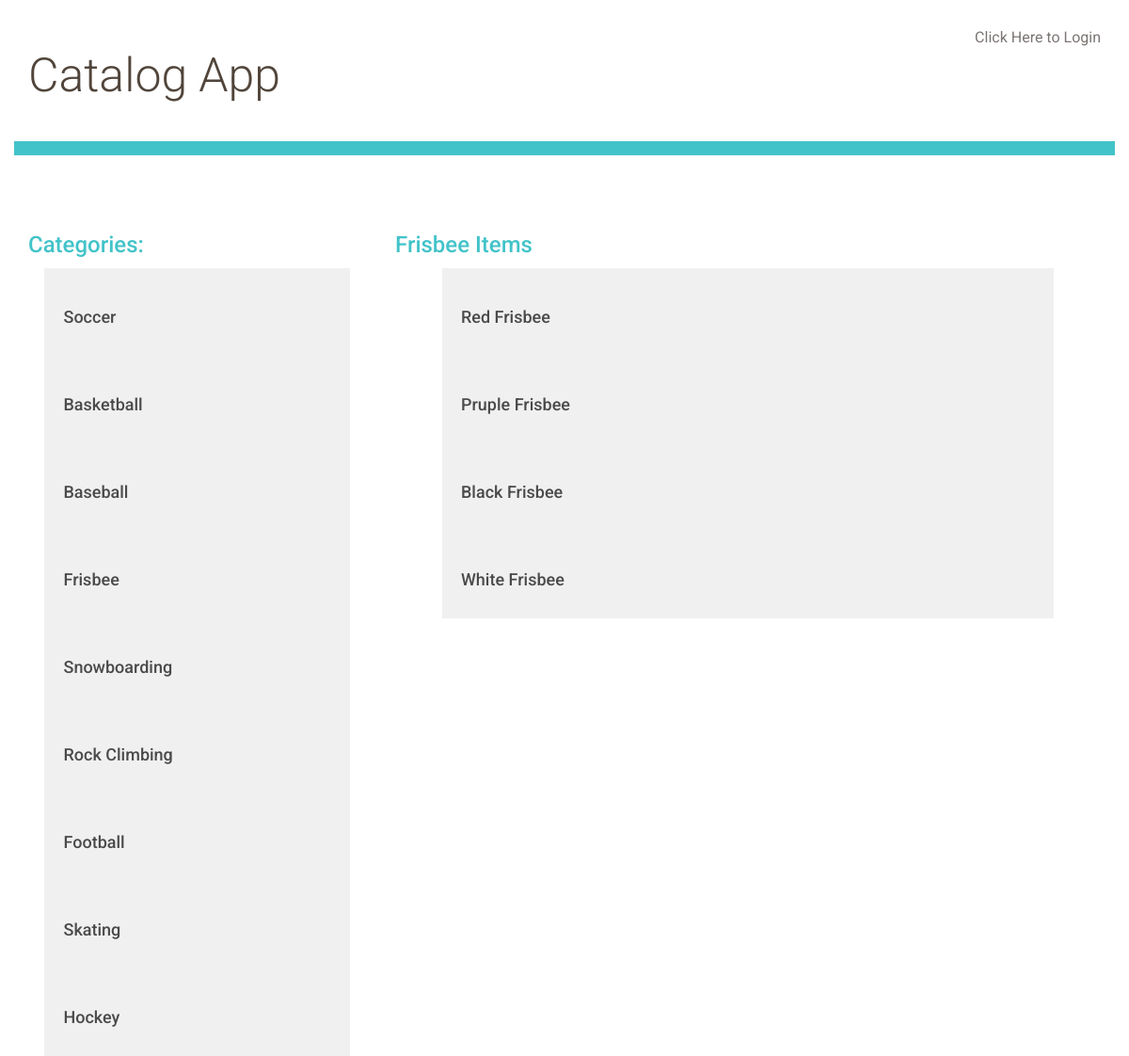
The page /category/4/items/ on the database its author committed.
### database_setup.py (models this page shows, shortened)
class Category(Base):
    __tablename__ = 'category'
    id = Column(Integer, primary_key=True)
    name = Column(String(250), nullable=False)

class Item(Base):
    __tablename__ = 'item'
    id = Column(Integer, primary_key=True)
    title = Column(String(80), nullable=False)
    description = Column(String(250))
    category_id = Column(Integer, ForeignKey('category.id'))
    category = relationship(Category)
    user_id = Column(Integer, ForeignKey('user.id'))
    user = relationship(User)

### project.py (the view)
@app.route('/category/<int:category_id>/')
@app.route('/category/<int:category_id>/items/')
def showCategory(category_id):
    categories = getAllCategories()
    category = session.query(Category).filter_by(id=category_id).one()
    items = session.query(Item).filter_by(category_id=category_id).all()
    return render_template('category.html', categories = categories, items=items, category=category)

### project.py (called while the page is built)
def getAllCategories():
    categories = session.query(Category).all()
    return categories

### templates/category.html (shortened to what this page needs)
{% extends "main.html" %}
{% block content %}
{% include "header.html" %}
<div class="row">
	<div class="col-md-4">
		{% include 'categories.html' %}
	</div>
	<div class="col-md-8">
		<h2>{{ category.name }} Items</h2>
		{% for item in items %}
		<a href="{{url_for('showItem', item_id = item.id)}}">
			<div class="row">
				<div class="col-md-1"></div>
					<div class="col-md-10 restaurant-list">
						<h3>{{item.title}}</h3>
					</div>
				<div class="col-md-1"></div>
			</div>
		</a>
		{% endfor %}
	</div>
</div>
{% endblock %}

### templates/categories.html
<h2>Categories:</h2>
{% for category in categories %}
<a href="{{url_for('showCategory', category_id = category.id)}}">
	<div class="row">
		<div class="col-md-1"></div>
			<div class="col-md-10 restaurant-list">
				<h3>{{category.name}}</h3>
			</div>
		<div class="col-md-1"></div>
	</div>
</a>
{% endfor %}

### static/styles.css (style rules this page uses)
* { font-family: "Helvetica Neue Bold", Roboto, Helvetica, Arial, sans-serif; font-weight: 700; }
h2 { font-size: 24px; color: #42C3C9; line-height: 29px; }
h3 { font-size: 18px; color: #4A4A4A; line-height: 23px; }
a { font-size: 14px; color: #0093B9; line-height: 17px; }
.restaurant-list { background-color: #F0F0F0; padding: 20px; }

### rows shown on the page
Category: name "Soccer"
Category: name "Basketball"
Category: name "Baseball"
Category: name "Frisbee"
Category: name "Snowboarding"
Category: name "Rock Climbing"
Category: name "Football"
Category: name "Skating"
Category: name "Hockey"
Item: title "Red Frisbee"
Item: title "Pruple Frisbee"
Item: title "Black Frisbee"
Item: title "White Frisbee"
